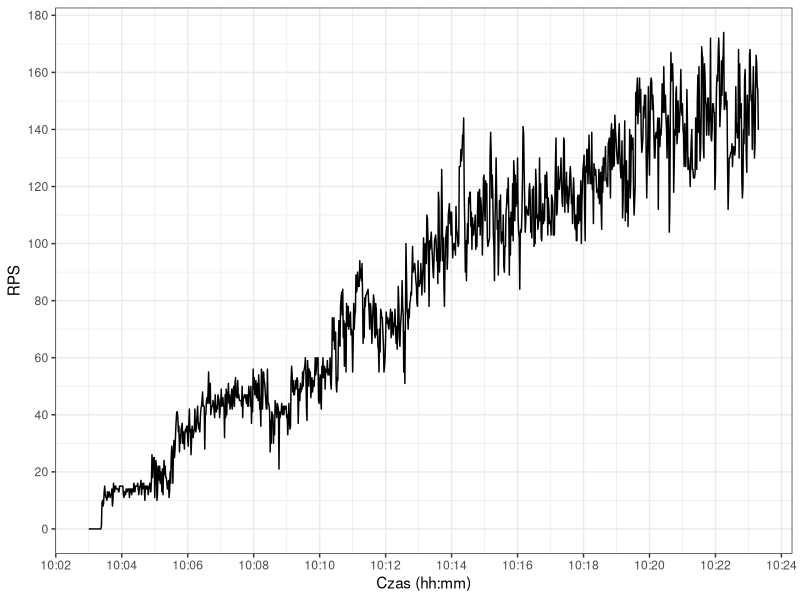

Write the R code that produced this figure.
library("ggplot2")
library("scales")

png(filename="azure-http-rps.png", width=640, height=480)

dat = read.csv("rps.csv")
dat$time = as.POSIXct(dat$time, format = "%Y-%m-%dT%H:%M:%SZ")

ggplot(data=dat, aes(time)) +
geom_line(aes(y = rps)) +
theme_bw() +
scale_x_datetime(labels = date_format("%H:%M"), breaks = pretty_breaks(n=10)) +
scale_y_continuous(breaks=pretty_breaks(n=10)) +
labs(x = "Czas (hh:mm)", y = "RPS")

